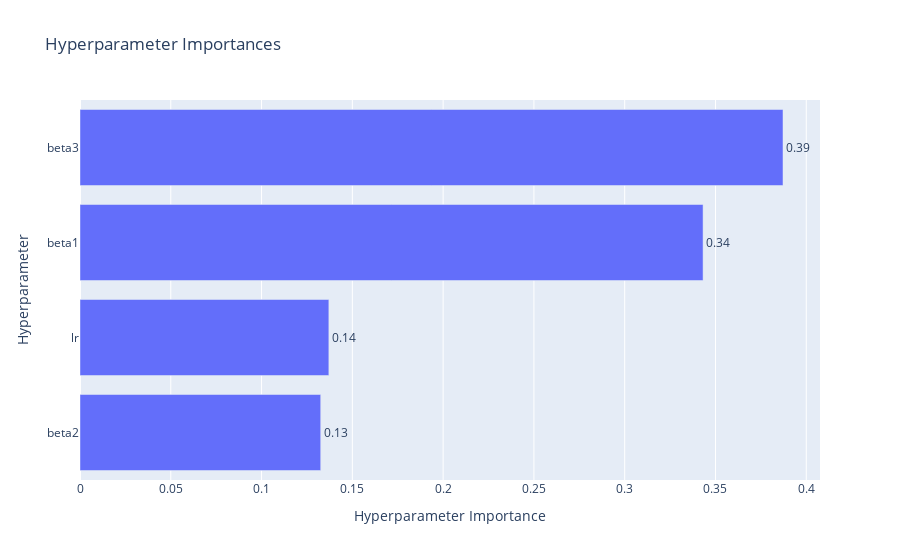

Source (notebook cell):
### Code cell
for study_name, study_file in studies.items():
    if  study_name == 'adan_study':
        study = recover_study(study_file)
        break
optuna.visualization.plot_param_importances(study)

### Figure 1 — Plotly figure (JSON) as saved in the notebook; plotly's stock layout.template omitted (floating-point values rounded to 4 significant figures)
{"data": [{"cliponaxis": false, "hovertemplate": ["beta2 (FloatDistribution): 0.13257266779984866<extra></extra>", "lr (FloatDistribution): 0.13706398833464298<extra></extra>", "beta1 (FloatDistribution): 0.3431705239593854<extra></extra>", "beta3 (FloatDistribution): 0.3871928199061231<extra></extra>"], "name": "Objective Value", "orientation": "h", "text": ["0.13", "0.14", "0.34", "0.39"], "textposition": "outside", "type": "bar", "x": [0.1326, 0.1371, 0.3432, 0.3872], "y": ["beta2", "lr", "beta1", "beta3"]}], "layout": {"title": {"text": "Hyperparameter Importances"}, "xaxis": {"title": {"text": "Hyperparameter Importance"}}, "yaxis": {"title": {"text": "Hyperparameter"}}}}
